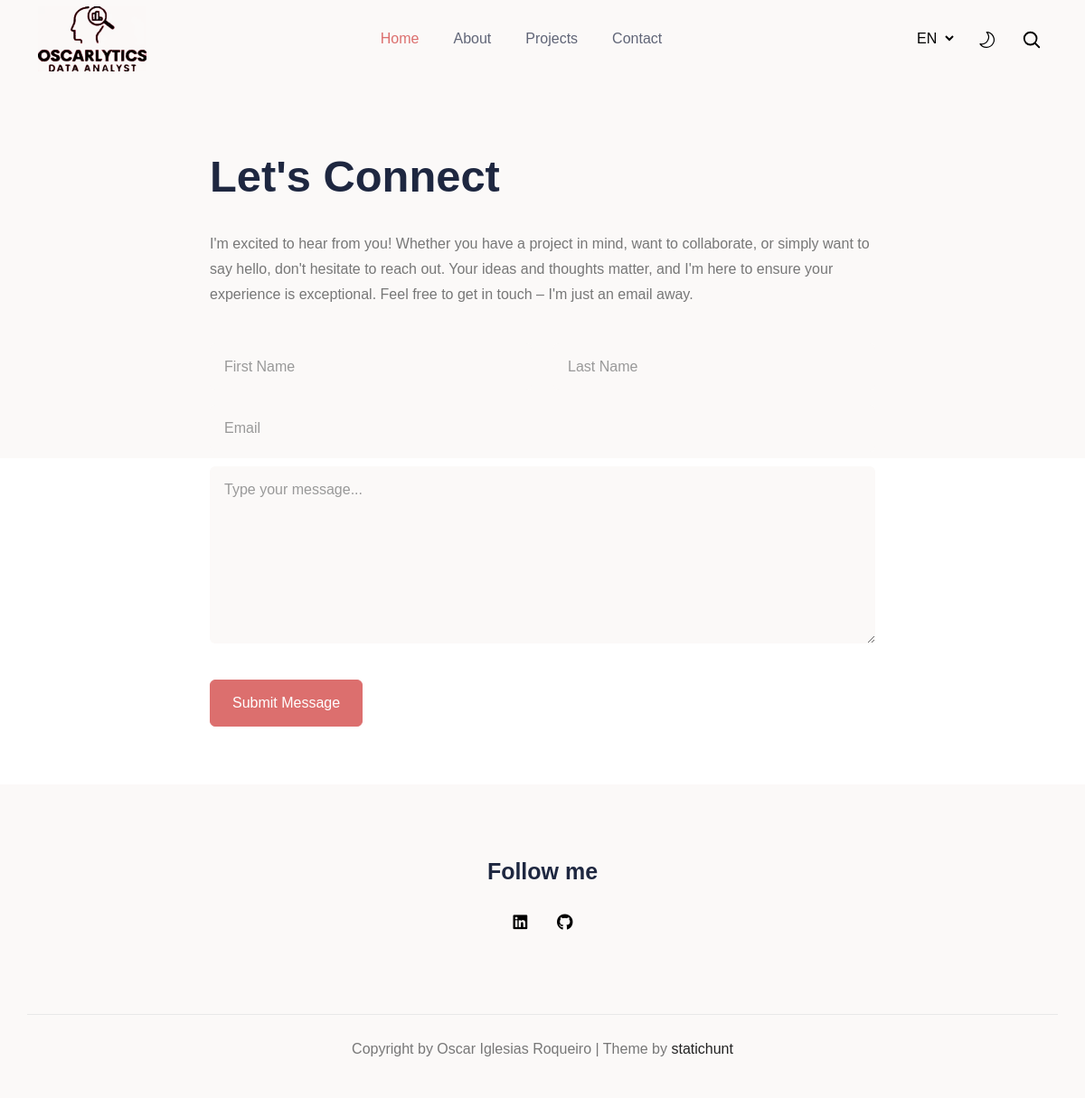
Page /contact/ on the committed database.
### portfolio/models.py (models this page shows, shortened)
class Content(db.Model):
    __tablename__ = 'portfolio_content'
    id = db.Column(db.Integer, primary_key=True)
    template = db.Column(db.String(20), index=True)
    variable = db.Column(db.String(20), index=True)
    languageid = db.Column(db.Integer, db.ForeignKey('languages.id', name='fk_languageid'))
    value = db.Column(db.String(250))
    link = db.Column(db.String(150))
    def get_value(tem, lang, var) -> dict:
        langid = Languages.query.filter(Languages.language == lang).first().id
        cont = Content.query.filter(Content.template == tem, Content.languageid == langid,
                                    Content.variable == var).first()
        if cont:
            d = dict()
            d['value'] = cont.value
            d['link'] = cont.link
        return d

### portfolio/routes.py (the view, shortened to what this page needs)
@portfolio.route('/contact/', methods=['GET', 'POST'])
@portfolio.route('/<lang>/contact/', methods=['GET', 'POST'])
def contact(lang=None):
    if lang is None:
        lang = 'en'  # Set a default language if lang is not provided
    menu_home = Content.get_value('',lang,'menu_home')['value']
    menu_about = Content.get_value('',lang,'menu_about')['value']
    menu_contact = Content.get_value('',lang,'menu_contact')['value']
    menu_projects = Content.get_value('',lang,'menu_projects')['value']
    foot = Content.get_value('',lang,'foot')['value']
    if lang == 'en':
        title = "Let's Connect"
        subtitle = "I'm excited to hear from you! Whether you have a project in mind, want to collaborate, or simply want to say hello, don't hesitate to reach out. Your ideas and thoughts matter, and I'm here to ensure your experience is exceptional. Feel free to get in touch – I'm just an email away."
        first_name = 'First Name'
        last_name = 'Last Name'
        email = 'Email'
        message = 'Type your message...'
        submit = 'Submit message'
    return render_template('contact/index.html', lang=lang, languages=languages,
                           menu_home=menu_home, menu_about=menu_about,
                           menu_contact=menu_contact, menu_projects=menu_projects,
                           title=title, subtitle=subtitle, first_name=first_name, last_name=last_name,
                           email=email, message=message, submit=submit,
                           foot=foot)

### portfolio/templates/contact/index.html (shortened to what this page needs)
{% extends 'base.html' %}
{% block content %}
        <div class="row">
          <div class="col-12 col-lg-8  mx-auto">
            <div class="pb-5">
              <h1 id="contact-me">{{title}}</h1>
              <p>{{subtitle}}</p>
            </div>
            <form action="" method="post">
              <div class="row g-4">
                <div class="col-md-6 mb-3 mt-0">
                  <input type="text" class="form-control" placeholder="{{first_name}}" aria-label="{{first_name}}" name="First Name" required>
                </div>
                <div class="col-md-6 mb-3 mt-0">
                  <input type="text" class="form-control" placeholder="{{last_name}}" aria-label="last_name" name="Last Name" required>
                </div>
                <div class="col-12 mb-3 mt-0">
                  <input type="email" class="form-control" placeholder="{{email}}" aria-label="{{email}}" name="Email" required>
                </div>
                <div class="col-12 mb-3 mt-0">
                  <textarea  rows="7" class="form-control mb-4" placeholder="{{message}}" id="floatingTextarea" name="Type your message..." required></textarea>
                </div>
                <div class="col-12 mb-3 mt-0">
                  <button type="submit" class="btn btn-primary btn-md">{{submit}}</button>
                </div>
              </div>
            </form>
          </div>
        </div>
{% endblock %}

### portfolio/templates/base.html (shortened to what this page needs)
<!DOCTYPE html>
<html lang="en-us" itemscope itemtype="http://schema.org/WebPage">
<head>
  <link rel="stylesheet" type="text/css" href="{{ url_for('static', filename='css/style.css') }}">
</head>
<body >
  <header class="sticky-top bg-body navigation">
    <div class="container">
      <nav class="navbar navbar-expand-lg navbar-light flex-lg-nowrap py-0">
        <a class="navbar-brand" href="{{ url_for('index', _external=True, lang=lang) }}">
          <img loading="preload" decoding="async" class="img-fluid mb-0 only-light" width="120" height="85" src="{{ url_for('static', filename='img/Logo_black_Oscarlytics_240x.webp') }}" alt="Oscarlytics" onerror="this.onerror=null;this.src='{{ url_for("static", filename="img/Logo_black_Oscarlytics_120x.png") }}'">
        </a>
        <div class="collapse navbar-collapse text-center" id="navigation">
          <ul class="navbar-nav mx-auto">
            <li class="nav-item active">
              <a class="nav-link"
                href="{{ url_for('index', _external=True, lang=lang) }}">{% block menu_home %}{{menu_home}}{% endblock %}</a>
            </li>
              <li class="nav-item ">
              <a class="nav-link"
                href="{{ url_for('about', _external=True, lang=lang) }}">{% block menu_about %}{{menu_about}}{% endblock %}</a>
            </li>
            <li class="nav-item ">
              <a class="nav-link"
                href="{{ url_for('projects', _external=True, lang=lang) }}">{% block menu_projects %}{{menu_projects}}{% endblock %}</a>
            </li>
            <li class="nav-item ">
              <a class="nav-link"
                href="{{ url_for('contact', _external=True, lang=lang) }}">{% block menu_contact %}{{menu_contact}}{% endblock %}</a>
            </li>
          </ul>
          <select class="m-2 me-0 border-0 bg-transparent select-language d-none d-lg-inline-block" id="select-language" onchange="location = this.value;">
            {% for language in languages %}
              <option id="{{ language }}" value="{{ url_for(request.endpoint, _external=True, lang=language) }}" {% if lang == language %}selected{% endif %}>{{ language.upper() }}</option>
            {% endfor %}
          </select>
          <div class="theme-switcher px-3 px-lg-4 d-none d-lg-inline-block">
          </div>
          <div class="search d-none d-lg-inline-block">
            <button aria-label="search" class="searchOpen search-btn">
              <svg xmlns="http://www.w3.org/2000/svg" fill="none" viewBox="0 0 24 24" height="22" width="22" stroke-width="2" stroke="currentColor">
                <path stroke-linecap="round" stroke-linejoin="round" d="M21 21l-5.197-5.197m0 0A7.5 7.5 0 105.196 5.196a7.5 7.5 0 0010.607 10.607z" />
              </svg>
            </button>
          </div>
        </div>
      </nav>
  </div>
  </header>
	<main>
    <section class="banner bg-white section pb-5">
      <div class="container">
        {% block content %}{% endblock%}
      </div>
    </section>
	</main>
	<footer class="text-center footer">
    <div class="container">
      <div class="row section">
        <div class="col-12">
          <h4 class="fw-semibold">{% block foot %}{{foot}}{% endblock%}</h4>
            <ul class="list-inline social-links">
              <li class="list-inline-item"><a href="https://www.linkedin.com/in/oscar-iglesias-roqueiro/" title=""><i class="fab fa-linkedin"></i></a>
              </li>
              <li class="list-inline-item"><a href="https://github.com/oiroqueiro" title=""><i class="fab fa-github"></i></a>
              </li>
            </ul>
        </div>
      </div>
      <div class="row">
        <div class="col-12 border-top py-4">
          <p>Copyright by Oscar Iglesias Roqueiro  | Theme by <a target="_blank" rel="noopener noreferrer" href="https://statichunt.com/">statichunt</a></p>
        </div>
      </div>
    </div>
  </footer>
  </body>
</html>

### rows in the picture
Content: value "Home"
Content: value "About"
Content: value "Projects"
Content: value "Contact"
Content: value "Follow me"

### other values in the picture
{{ title }} "Let's Connect"
{{ submit }} "Submit Message"
form field value "EN"
